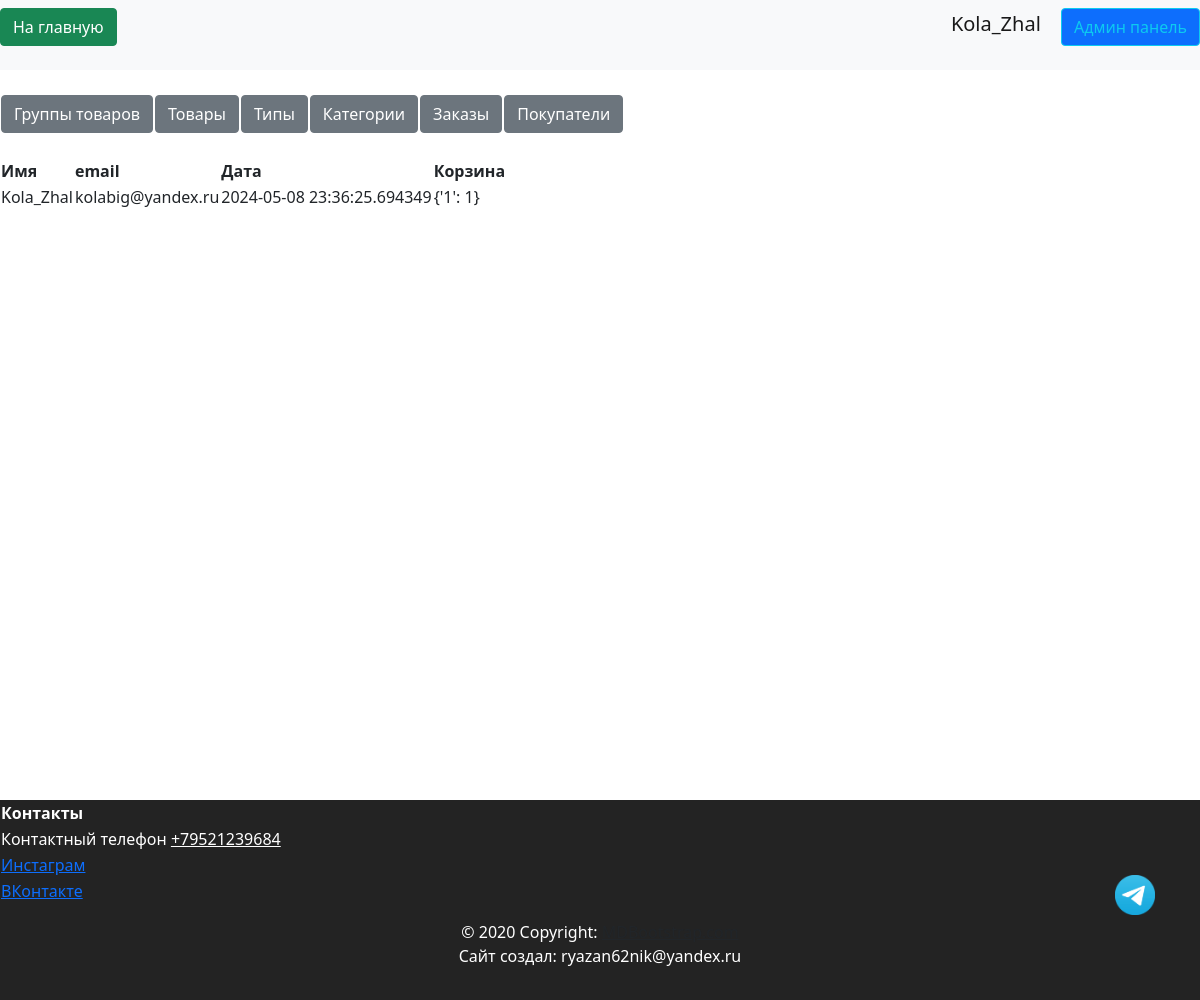
/admin/users (signed in), run on an earlier commit of the app's database.
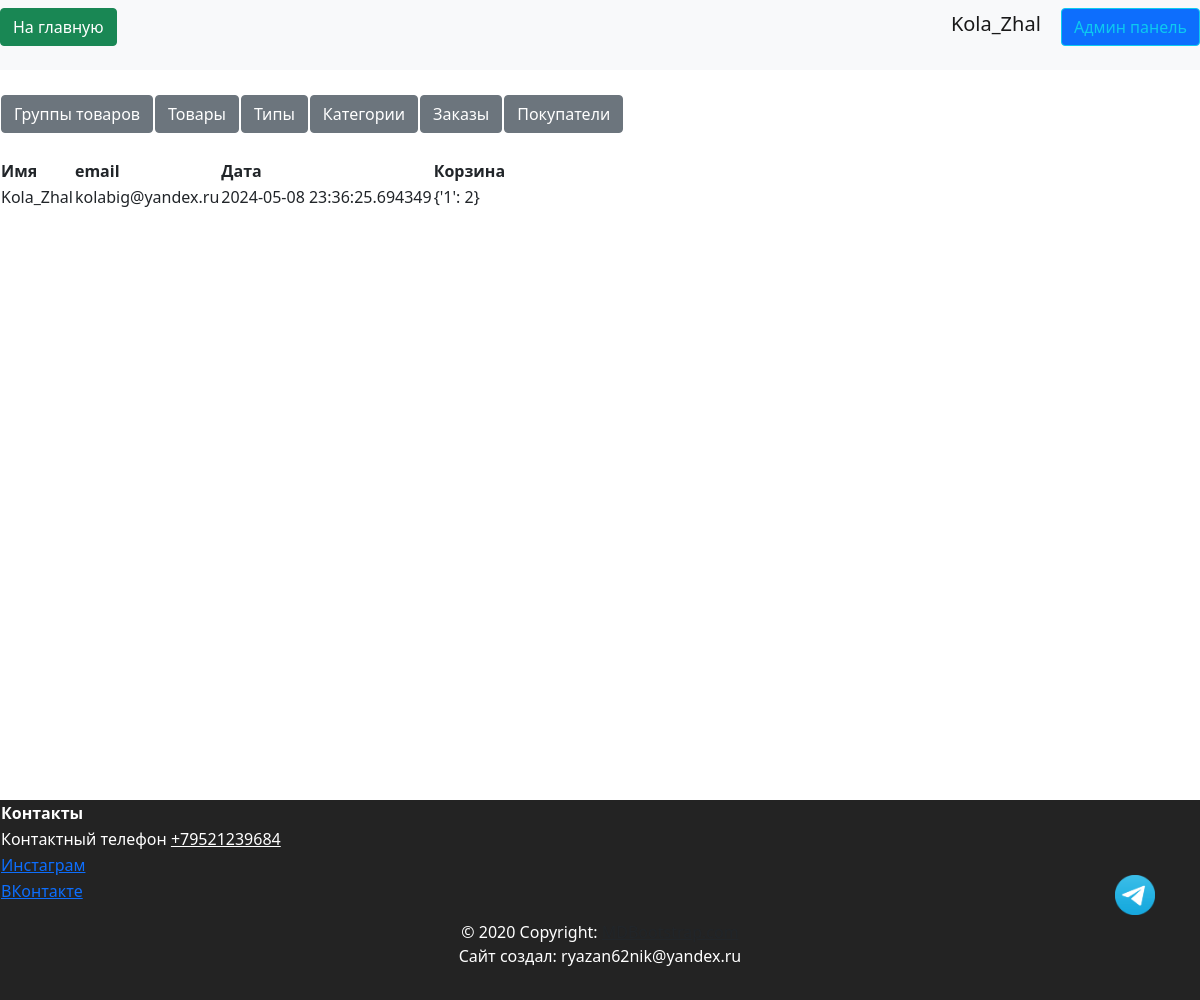
And on a later commit of the database.
### data/users.py (models this page shows, shortened)
class User(SqlAlchemyBase, UserMixin, SerializerMixin):
    __tablename__ = 'users'
    id = sqlalchemy.Column(sqlalchemy.Integer,
                           primary_key=True, autoincrement=True)
    name = sqlalchemy.Column(sqlalchemy.String, nullable=True)
    tel = sqlalchemy.Column(sqlalchemy.String, nullable=True)
    email = sqlalchemy.Column(sqlalchemy.String,
                              index=True, unique=True, nullable=True)
    hashed_password = sqlalchemy.Column(sqlalchemy.String, nullable=True)
    created_date = sqlalchemy.Column(sqlalchemy.DateTime,
                                     default=datetime.datetime.now)
    basket = sqlalchemy.Column(sqlalchemy.String, default='{}')
    admin = sqlalchemy.Column(sqlalchemy.Boolean, default=False)
    tg_id = sqlalchemy.Column(sqlalchemy.String, nullable=True)
    confirmed = sqlalchemy.Column(sqlalchemy.Boolean, default=False)
    address = sqlalchemy.Column(sqlalchemy.String, nullable=True)
    orders = orm.relationship("Order", back_populates='user')

### server.py (the view)
@app.route('/admin/users', methods=['GET', 'POST'])
@login_required
def admin_user():
    if current_user.admin:
        db_sess = db_session.create_session()
        users = db_sess.query(User).all()
        return render_template('pages/admin_users.html', title='Админ панель',
                               users=users)

### data/db_session.py (called while the page is built)
def create_session() -> Session:
    global __factory
    return __factory()

### server.py (called while the page is built)
@login_manager.user_loader
def load_user(user_id):
    db_sess = db_session.create_session()
    return db_sess.query(User).filter(User.id == user_id).first()

### templates/pages/admin_users.html
{% extends "pages/base_admin.html" %}
{% block admincontent %}
<br>
<div>
    <table>
        <tr>
            <th>Имя</th>
            <th>email</th>
            <th>Дата</th>
            <th>Корзина</th>
        </tr>
        {% for user in users %}
        <tr>
            <td>{{ user.name }}</td>
            <td>{{ user.email }}</td>
            <td>{{ user.created_date }}</td>
            <td>{{ user.basket }}</td>
        </tr>
        {% endfor %}
    </table>
</div>
{% endblock %}

### templates/pages/base_admin.html
{% extends "base.html" %}
{% block content %}
<div class="admin-background">
    <br>
    <div>
        <table>
            <tr>
                <th><a href="/admin/productsgroups" class="btn btn-secondary">Группы товаров</a></th>
                <th><a href="/admin/products" class="btn btn-secondary">Товары</a></th>
                <th><a href="/admin/types" class="btn btn-secondary">Типы</a></th>
                <th><a href="/admin/categories" class="btn btn-secondary">Категории</a></th>
                <th><a href="/admin/orders" class="btn btn-secondary">Заказы</a></th>
                <th><a href="/admin/users" class="btn btn-secondary">Покупатели</a></th>
            </tr>
        </table>
    </div>
    <div>
        {% block admincontent %}{% endblock %}
    </div>
</div>
{% endblock %}

### templates/base.html (shortened to what this page needs)
<!doctype html>
<html lang="ru">
<head>
    <link rel="stylesheet" href="{{ url_for('static', filename='css/bootstrap.min.css') }}">
    <link rel="stylesheet" href="{{ url_for('static', filename='css/header.css') }}">
    <link rel="stylesheet" href="{{ url_for('static', filename='css/footer.css') }}">
    <link rel="stylesheet" href="{{ url_for('static', filename='css/style.css') }}">
    <link rel="stylesheet" href="{{ url_for('static', filename='css/mystyle.css') }}">
    <link rel="stylesheet" href="{{ url_for('static', filename='css/index.css') }}">
</head>
<body>
{% include 'includes/header.html' %}
<div class="my-container">
    <main>
        {% block content %}
        {% endblock %}
    </main>
    {% include 'includes/footer.html' %}
</div>
<a href="https://t.me/Ok_se_96" target="_blank">
    <div class="tg-button"></div>
</a>
</body>
</html>

### templates/includes/header.html
<header>
    <nav class="navbar navbar-light bg-light">
        <p align="right">
            <a href="/index" class="btn btn-success"> На главную </a>
        </p>
        {% if current_user.is_authenticated %}
        <p align="right">
            <a class="navbar-brand" href="/logout">{{ current_user.name }}</a>
            {% if current_user.admin%}
            <a class="btn btn-primary btn btn-outline-info mr-2" href="/admin/products">Админ панель</a>
            {% endif %}
            {% else %}
        <p align="right">
            <a class="btn btn-primary " href="/register">Зарегистрироваться</a>
            <a class="btn btn-success" href="/login">Войти</a>
        </p>
        {% endif %}
    </nav>
</header>

### templates/includes/footer.html
<footer class="bg-body-tertiary text-center text-lg-start">
    <table>
        <tr>
            <th>Контакты</th>
        </tr>
        <tr>
            <td>Контактный телефон <a href="tel:+79521239684" style="color:#FFFFFF">+79521239684</a></td>
        </tr>
        <tr>
            <td><a href="https://www.instagram.com/b_decor_e?igsh=b2hqcHRpaGV5bGYx&utm_source=qr" target="_blank">Инстаграм</a>
            </td>
        </tr>
        <tr>
            <td><a href="https://vk.com/ok_se_96" target="_blank">ВКонтакте</a>
            </td>
        </tr>
    </table>
    <div class="text-center p-3">
        © 2020 Copyright:
        <a class="text-body" href="https://mdbootstrap.com/">MDBootstrap.com</a>
        <p>Сайт создал: ryazan62nik@yandex.ru</p>
    </div>
</footer>

### static/css/header.css (style rules this page uses)
:root { --main-color: #0179FA; --second-color: white; }

### static/css/footer.css (style rules this page uses)
:root { --main-color: #111111; --second-color: white; }
footer { background-color: var(--main-color); }

### static/css/style.css (style rules this page uses)
:root { --main-color: #0179FA; --second-color: #ffffff; --thirdly_color: #629ee3; }
body { background-color: var(--second-color); }

### static/css/mystyle.css (style rules this page uses)
html { --firstly-color: white; --secondary-color: rgba(91, 82, 212, 0.837); --thirdly-color: rgb(99, 96, 105); --fourly-color: rgb(144, 182, 242); --black: rgb(35, 35, 35); --dark-blue: #12191D; --white: #FFFFFF; --green: #33FF00; --caribbean: #00E197; --light-green: #8EEF8C; --turquoise: #12EEFF; --pink: #F053D5; --red: #FE785A; --gray-900: #0C1114; --gray-700: #242A2C; --gray-650: #495257; --gray-600: #424B4F; --gray-500: #495257; --gray-300: #8D979E; --gray-200: #ACB4B9; --gray-150: #AEB6BB; --gray-100: #EEF1F3; --gray-50: #F6F8F9; --framing: black; --text-color: white; }
main { flex: 1; min-width: 95%; justify-content: center; display: block; margin: 0 auto; text-align: left; }
body { min-height: 100vh; position: relative; }
footer { position: absolute; bottom: -200px; width: 100%; }
.my-container { min-width: 100%; }
.admin-background { background-color: rgb(255, 255, 255) }
footer { clear: both; padding: 0; background: var(--black); color: #FFFFFF; overflow: hidden; min-width: 100; }
body { margin: 0; padding: 0; text-align: center; }
.tg-button { display: block; position: fixed; bottom: 10vh; right: 5vh; width: 5vh; height: 5vh; border: none; background-image: url(../img/system/tg_logo.png); background-size: cover; margin: 5px 5px; }

What changed in the data, as far as the page shows it:
changed User "Kola_Zhal": basket "{'1': 1}" → "{'1': 2}"
